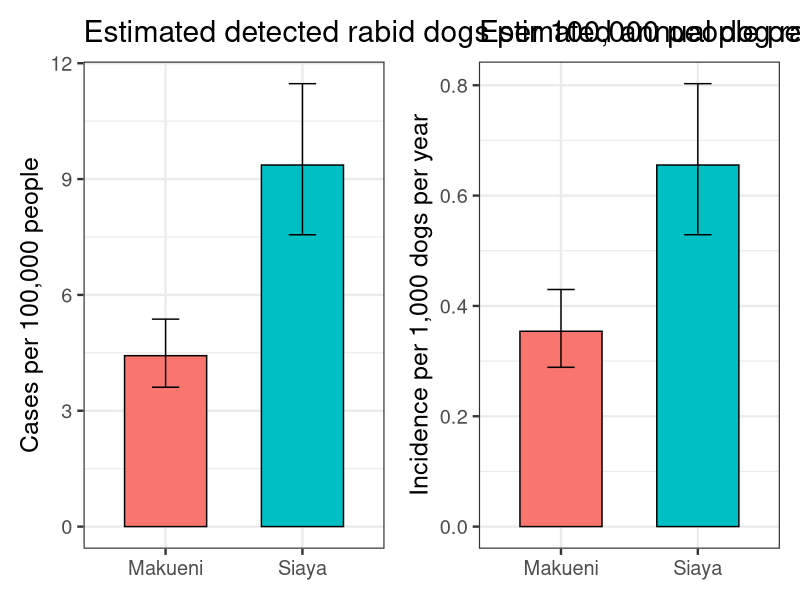
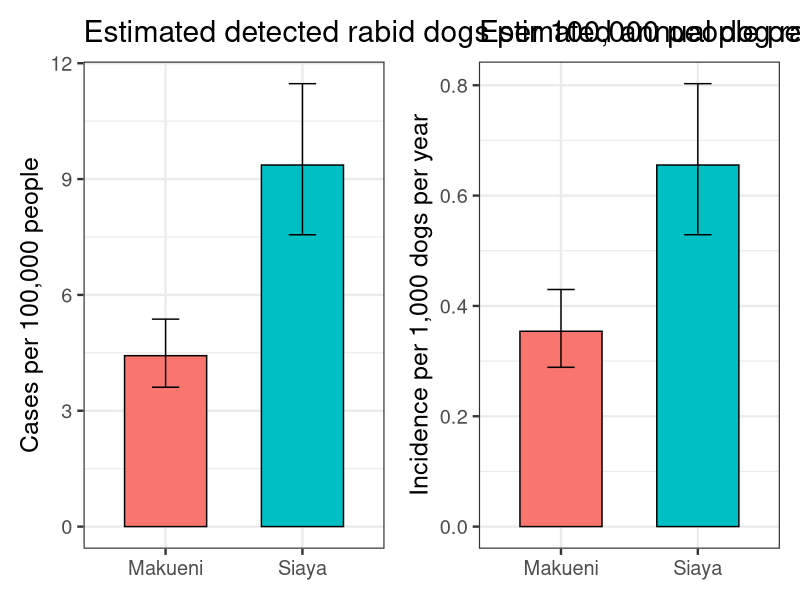

The R source for these figures, in order:
library(Hmisc)
library(ggplot2)
library(dplyr)
library(patchwork)

# ── Shared parameters ────────────────────────────────────────────────────────
county_params <- tibble(
  County        = c("Makueni", "Siaya"),
  population    = c(987654, 993183),
  HDR           = c(8, 7),
  cases         = c(102, 93),
  period_months = c(28, 12)
)

# ── Helper functions ─────────────────────────────────────────────────────────

# Incidence per 1,000 dogs per year
calc_inc_dogs <- function(cases, period_months, population, HDR) {
  dogs         <- population / HDR
  period_years <- period_months / 12
  ci           <- binconf(cases, period_years * dogs, method = "exact") * 1000
  # binconf returns: PointEst, Lower, Upper
  tibble(estimate = ci[1], lower = ci[2], upper = ci[3])
}

# Detected rabid dogs per 100,000 people per year
calc_inc_people <- function(cases, period_months, population) {
  period_years <- period_months / 12
  ci           <- binconf(cases, period_years * population, method = "exact") * 100000
  tibble(estimate = ci[1], lower = ci[2], upper = ci[3])
}

# ── Compute estimates ────────────────────────────────────────────────────────
inc_dogs <- county_params |>
  rowwise() |>
  mutate(calc_inc_dogs(cases, period_months, population, HDR)) |>
  ungroup()

inc_people <- county_params |>
  rowwise() |>
  mutate(calc_inc_people(cases, period_months, population)) |>
  ungroup()

# ── Plots ────────────────────────────────────────────────────────────────────
plot_theme <- theme_bw(base_size = 18) + theme(legend.position = "none")

p_people <- ggplot(inc_people, aes(x = County, y = estimate, fill = County)) +
  geom_bar(stat = "identity", color = "black", width = 0.6) +
  geom_errorbar(aes(ymin = lower, ymax = upper), width = 0.2) +
  labs(
    title = "Estimated detected rabid dogs per 100,000 people per year",
    y = "Cases per 100,000 people", x = NULL
  ) +
  plot_theme

p_dogs <- ggplot(inc_dogs, aes(x = County, y = estimate, fill = County)) +
  geom_bar(stat = "identity", color = "black", width = 0.6) +
  geom_errorbar(aes(ymin = lower, ymax = upper), width = 0.2) +
  labs(
    title = "Estimated annual dog rabies incidence by county",
    y = "Incidence per 1,000 dogs per year", x = NULL
  ) +
  plot_theme

# ── Combine & save ───────────────────────────────────────────────────────────
figure7 <- p_people | p_dogs

figure7

ggsave("figs/figure7_dog_rabies_incidence.png",
       figure7, width = 18, height = 12, dpi = 300)

# ── Print estimates for reporting ────────────────────────────────────────────
cat("--- Detected rabid dogs per 100,000 people per year ---\n")
print(inc_people |> select(County, estimate, lower, upper))

cat("\n--- Dog rabies incidence per 1,000 dogs per year ---\n")
print(inc_dogs |> select(County, estimate, lower, upper))
